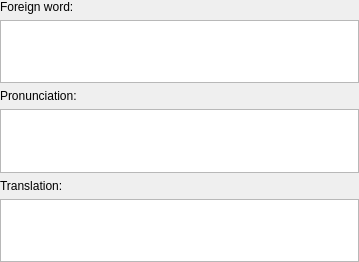
<ui version="4.0" >
 <class>CardThreeSidedWdgt</class>
 <widget class="QWidget" name="CardThreeSidedWdgt" >
  <property name="geometry" >
   <rect>
    <x>0</x>
    <y>0</y>
    <width>359</width>
    <height>262</height>
   </rect>
  </property>
  <layout class="QVBoxLayout" name="verticalLayout_2" >
   <property name="margin" >
    <number>0</number>
   </property>
   <item>
    <layout class="QVBoxLayout" name="verticalLayout" >
     <item>
      <widget class="QLabel" name="foreign_word_label" >
       <property name="maximumSize" >
        <size>
         <width>320</width>
         <height>16777215</height>
        </size>
       </property>
       <property name="text" >
        <string>Foreign word:</string>
       </property>
      </widget>
     </item>
     <item>
      <widget class="QTextEdit" name="foreign_word" >
       <property name="minimumSize" >
        <size>
         <width>0</width>
         <height>60</height>
        </size>
       </property>
       <property name="tabChangesFocus" >
        <bool>true</bool>
       </property>
       <property name="undoRedoEnabled" >
        <bool>true</bool>
       </property>
       <property name="readOnly" >
        <bool>false</bool>
       </property>
      </widget>
     </item>
     <item>
      <widget class="QLabel" name="pronunciaton_label" >
       <property name="text" >
        <string>Pronunciation:</string>
       </property>
      </widget>
     </item>
     <item>
      <widget class="QTextEdit" name="pronunciation" >
       <property name="minimumSize" >
        <size>
         <width>0</width>
         <height>60</height>
        </size>
       </property>
       <property name="baseSize" >
        <size>
         <width>0</width>
         <height>10</height>
        </size>
       </property>
       <property name="tabChangesFocus" >
        <bool>true</bool>
       </property>
       <property name="undoRedoEnabled" >
        <bool>true</bool>
       </property>
       <property name="readOnly" >
        <bool>false</bool>
       </property>
      </widget>
     </item>
     <item>
      <widget class="QLabel" name="translation_label" >
       <property name="text" >
        <string>Translation:</string>
       </property>
      </widget>
     </item>
     <item>
      <widget class="QTextEdit" name="translation" >
       <property name="minimumSize" >
        <size>
         <width>0</width>
         <height>60</height>
        </size>
       </property>
       <property name="tabChangesFocus" >
        <bool>true</bool>
       </property>
       <property name="undoRedoEnabled" >
        <bool>true</bool>
       </property>
       <property name="readOnly" >
        <bool>false</bool>
       </property>
      </widget>
     </item>
    </layout>
   </item>
  </layout>
 </widget>
 <resources/>
 <connections/>
</ui>
